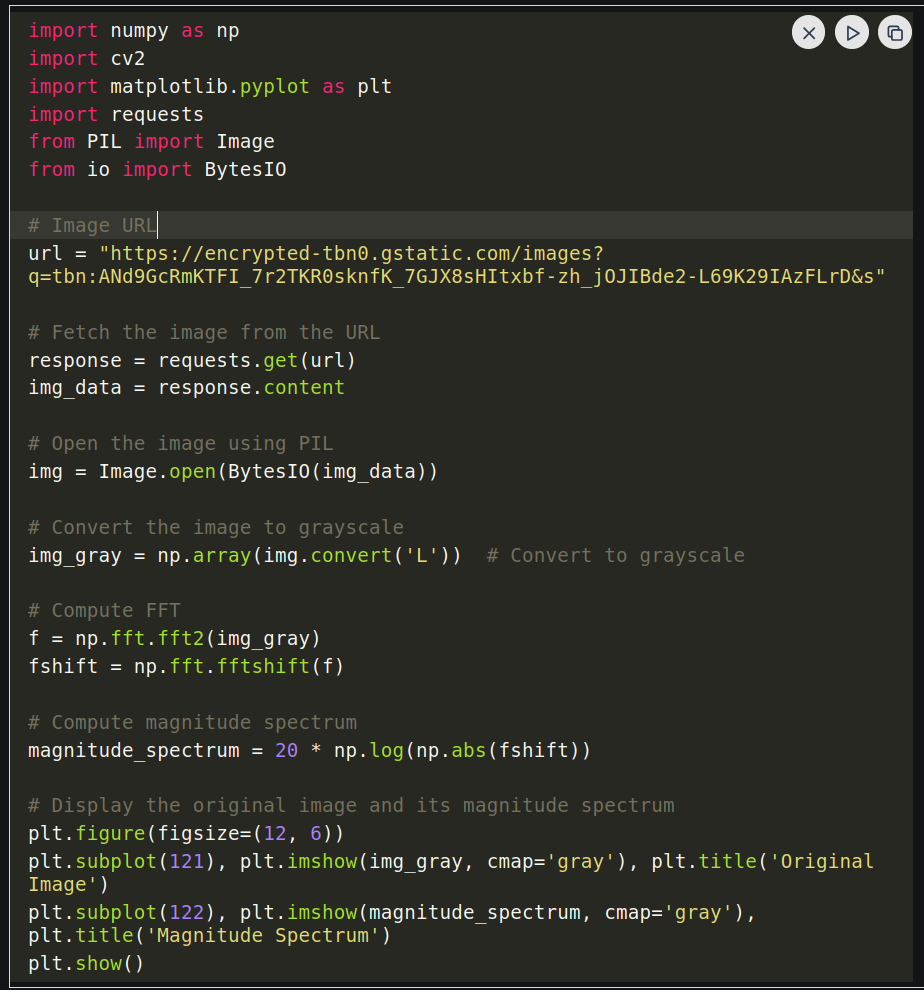
#> input picture Communication_Channel_Report/photo.png, 924 x 990 px, found by its file name
$ python Communication_Channel_Simulation.py
#> lines starting #> are read from the running program, lines starting #| are printed output that depends on the picture
import matplotlib.pyplot as plt
import numpy as np
import cv2
import requests
from PIL import Image
from io import BytesIO

import Discrete_Fourier_Transform as DFT

# Read the image file
img = cv2.imread("photo.png")
#> img is the input picture: shape (990, 924, 3); mean B, G, R 39.4, 46.5, 45.8
if img is None:
    raise FileNotFoundError("Image not found. Check your path.")

# convert the image to grayscale
img_gray = cv2.cvtColor(img, cv2.COLOR_BGR2GRAY)
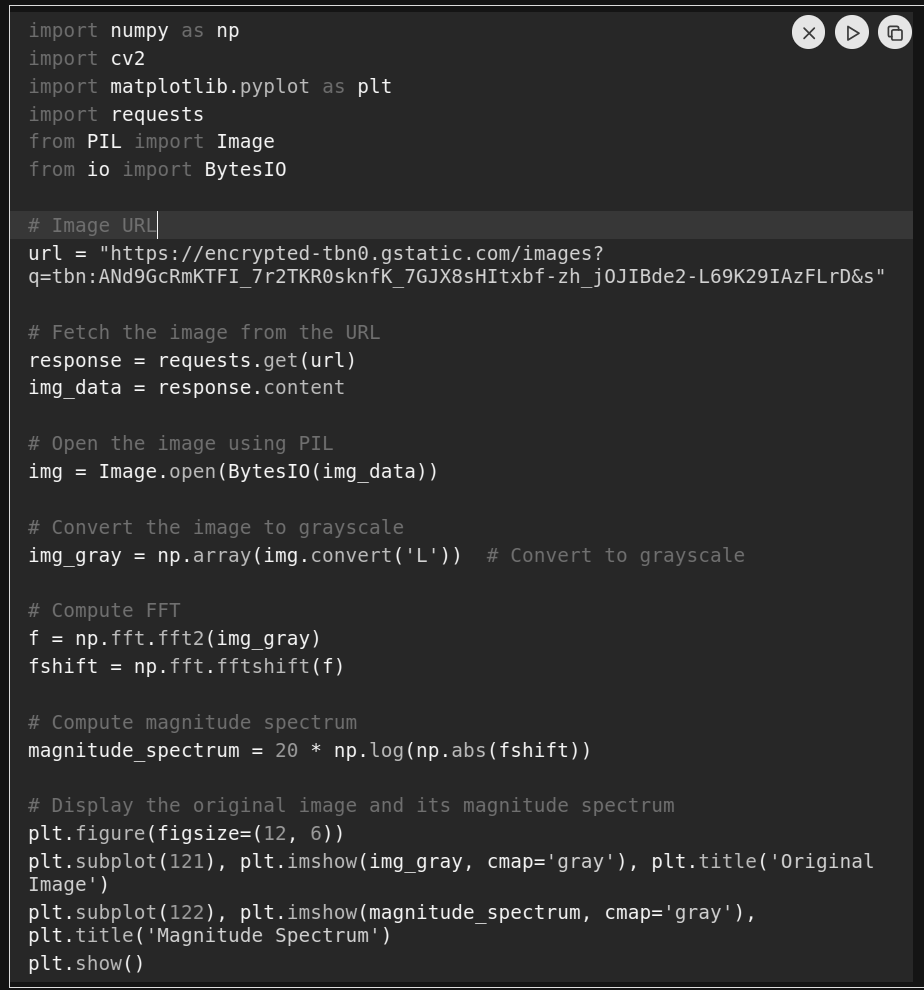
#> img_gray: shape (990, 924); min 20, max 247, mean 45.5

plt.figure(figsize=(12, 6))
plt.subplot(131)
plt.imshow(img_gray, cmap='gray')
plt.title('Original Image')
plt.axis('off')

plt.subplot(132)
#> (the run stopped early here; a loop or call above may not have finished)
